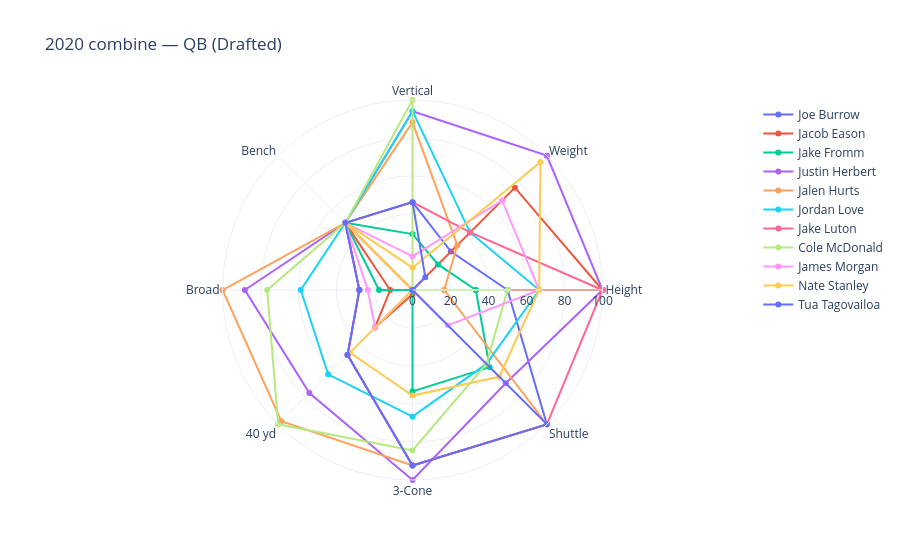
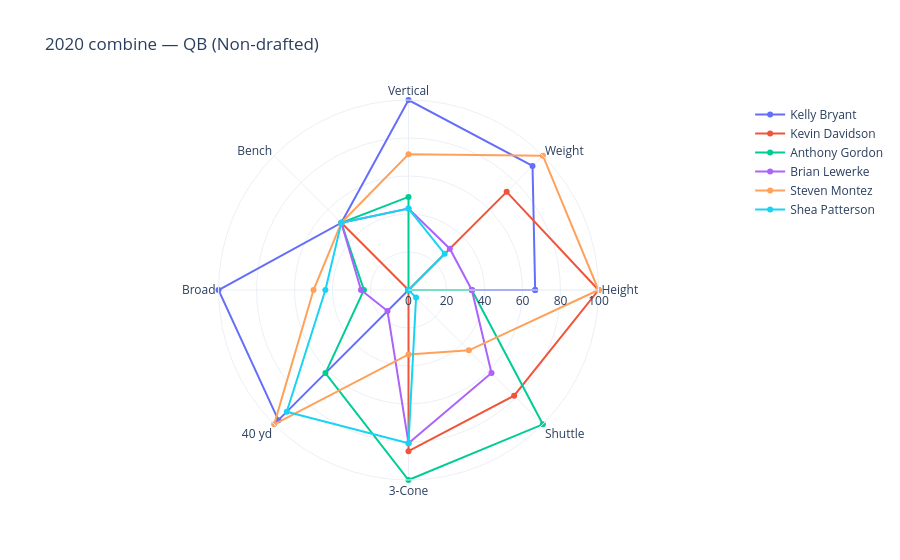
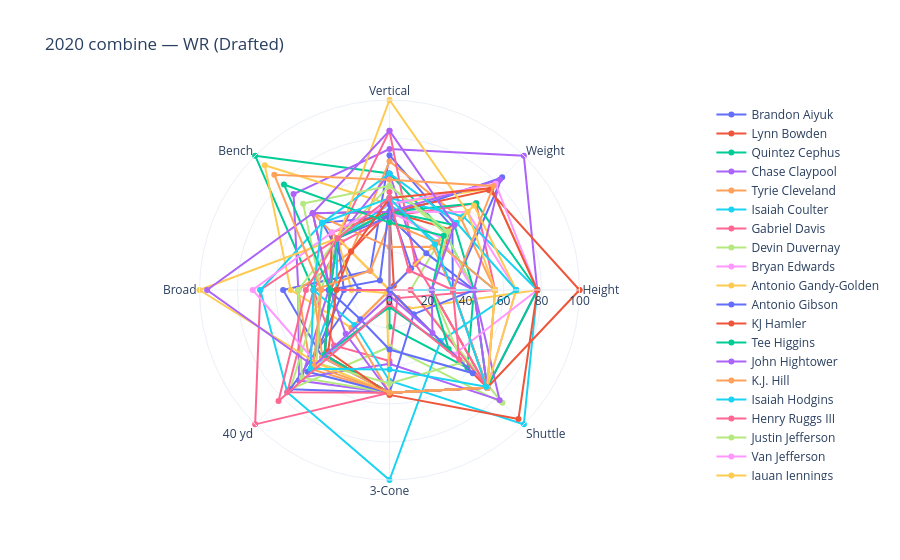
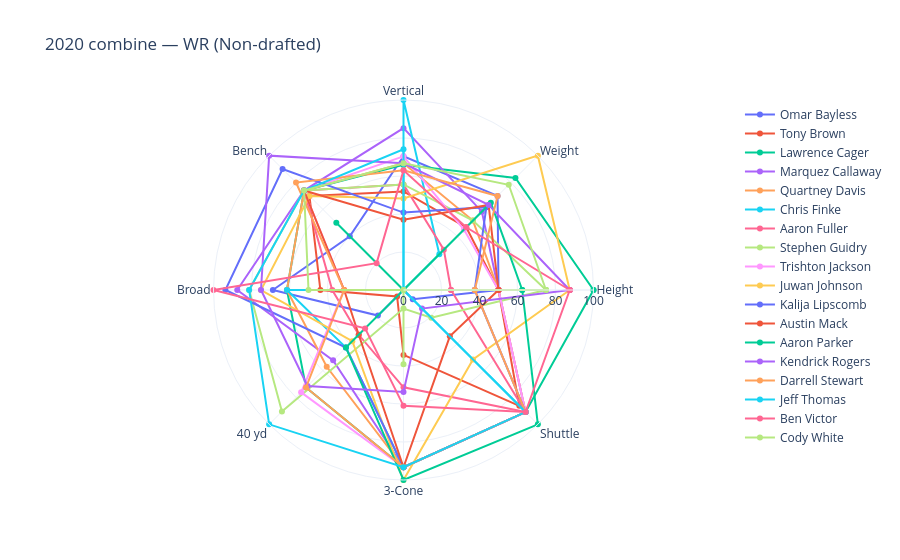

These figures' notebook cell, in order:
### Markdown cell above
## Spider charts: 2020 combine — Individual players by position

**6 radar charts total:** separate charts for **drafted** and **non-drafted** players. For each of the 3 positions (QB, WR, CB), one chart shows all **drafted** players (one line per player) and one chart shows all **non-drafted** players (one line per player). No overall score; metrics normalized 0–100 within each chart (higher = better).

### Code cell
# Spider charts: individual PLAYERS — separate charts for drafted and for non-drafted (2020 combine)
# 10 charts total: 5 positions × 2 (drafted | non-drafted). Each chart = one line per player at that position.

import plotly.graph_objects as go

SPIDER_POSITIONS = ["QB", "WR", "CB"]
METRICS_HIGHER_BETTER = ["Height_in", "Weight_lbs", "Vertical", "Bench", "Broad"]
METRICS_LOWER_BETTER = ["40yd", "ThreeCone", "Shuttle"]
SPIDER_METRICS = METRICS_HIGHER_BETTER + METRICS_LOWER_BETTER
THETA_LABELS = {"Height_in": "Height", "Weight_lbs": "Weight", "40yd": "40 yd", "ThreeCone": "3-Cone"}

def _normalize_players(players_df, metric_cols, higher_better_cols):
    """Normalize each column across players to 0–100; higher = better for higher_better_cols."""
    norm = players_df[metric_cols].copy()
    for c in metric_cols:
        s = norm[c].dropna()
        if s.empty or s.min() == s.max():
            norm[c] = 50.0
            continue
        lo, hi = s.min(), s.max()
        scaled = (norm[c] - lo) / (hi - lo) * 100
        if c not in higher_better_cols:
            scaled = 100 - scaled  # faster time -> higher score
        norm[c] = scaled.fillna(50)
    return norm

def plot_spider_players(df, position, drafted_flag, out_dir):
    """One radar chart: one line per player at this position, either all drafted or all non-drafted (2020)."""
    d = df[df["Year"] == 2020].copy()
    d["SpiderPos"] = d["Position"].replace({"DE": "EDGE", "EDGE": "EDGE"})
    d = d[(d["SpiderPos"] == position) & (d["Drafted"] == drafted_flag)]
    cols = [c for c in SPIDER_METRICS if c in d.columns]
    if d.empty or not cols:
        print(f"Skip {position} (drafted={drafted_flag}): no data")
        return
    # Normalize metrics across these players (0–100 per metric)
    norm = _normalize_players(d, cols, METRICS_HIGHER_BETTER)
    norm["Player"] = d["Player"].values
    metric_order = cols
    theta_labels = [THETA_LABELS.get(c, c.replace("_", " ")) for c in metric_order]

    fig = go.Figure()
    for _, row in norm.iterrows():
        name = row["Player"]
        r = [row[c] for c in metric_order]
        r = r + [r[0]]
        theta = theta_labels + [theta_labels[0]]
        fig.add_trace(go.Scatterpolar(r=r, theta=theta, name=name))
    label = "Drafted" if drafted_flag else "Non-drafted"
    fig.update_layout(
        title=f"2020 combine — {position} ({label})",
        polar=dict(radialaxis=dict(visible=True, range=[0, 100])),
        showlegend=True,
        template="plotly_white",
        legend=dict(orientation="v", yanchor="top", y=1, xanchor="left"),
    )
    fname = f"spider_2020_{position}_{'drafted' if drafted_flag else 'nondrafted'}_players.html"
    fig.write_html(str(out_dir / fname))
    fig.show()

# 6 charts: for each position (QB, WR, CB), one chart for drafted and one for non-drafted players (individuals)
for pos in SPIDER_POSITIONS:
    plot_spider_players(df, pos, drafted_flag=True, out_dir=OUTPUT_DIR)
    plot_spider_players(df, pos, drafted_flag=False, out_dir=OUTPUT_DIR)

### Figure 1 — Plotly figure (JSON) as saved in the notebook; plotly's stock layout.template omitted (floating-point values rounded to 4 significant figures)
{"data": [{"name": "Joe Burrow", "r": [50, 28.57, 46.24, 50, 27.95, 48.35, 92.38, 100, 50], "theta": ["Height", "Weight", "Vertical", "Bench", "Broad", "40 yd", "3-Cone", "Shuttle", "Height"], "type": "scatterpolar"}, {"name": "Jacob Eason", "r": [100, 76.19, 0, 50, 11.76, 27.91, 2.222, 0, 100], "theta": ["Height", "Weight", "Vertical", "Bench", "Broad", "40 yd", "3-Cone", "Shuttle", "Height"], "type": "scatterpolar"}, {"name": "Jake Fromm", "r": [33.33, 19.05, 29.41, 50, 17.65, 0, 53.33, 57.41, 33.33], "theta": ["Height", "Weight", "Vertical", "Bench", "Broad", "40 yd", "3-Cone", "Shuttle", "Height"], "type": "scatterpolar"}, {"name": "Justin Herbert", "r": [100, 100, 94.12, 50, 88.24, 76.74, 100, 69.37, 100], "theta": ["Height", "Weight", "Vertical", "Bench", "Broad", "40 yd", "3-Cone", "Shuttle", "Height"], "type": "scatterpolar"}, {"name": "Jalen Hurts", "r": [16.67, 33.33, 88.24, 50, 100, 97.67, 92.38, 100, 16.67], "theta": ["Height", "Weight", "Vertical", "Bench", "Broad", "40 yd", "3-Cone", "Shuttle", "Height"], "type": "scatterpolar"}, {"name": "Jordan Love", "r": [66.67, 42.86, 94.12, 50, 58.82, 62.79, 66.67, 55.02, 66.67], "theta": ["Height", "Weight", "Vertical", "Bench", "Broad", "40 yd", "3-Cone", "Shuttle", "Height"], "type": "scatterpolar"}, {"name": "Jake Luton", "r": [100, 42.86, 46.24, 50, 27.95, 48.35, 92.38, 100, 100], "theta": ["Height", "Weight", "Vertical", "Bench", "Broad", "40 yd", "3-Cone", "Shuttle", "Height"], "type": "scatterpolar"}, {"name": "Cole McDonald", "r": [50, 0, 100, 50, 76.47, 100, 84.44, 55.02, 50], "theta": ["Height", "Weight", "Vertical", "Bench", "Broad", "40 yd", "3-Cone", "Shuttle", "Height"], "type": "scatterpolar"}, {"name": "James Morgan", "r": [66.67, 66.67, 17.65, 50, 23.53, 27.91, 0, 26.31, 66.67], "theta": ["Height", "Weight", "Vertical", "Bench", "Broad", "40 yd", "3-Cone", "Shuttle", "Height"], "type": "scatterpolar"}, {"name": "Nate Stanley", "r": [66.67, 95.24, 11.76, 50, 0, 46.51, 55.56, 64.59, 66.67], "theta": ["Height", "Weight", "Vertical", "Bench", "Broad", "40 yd", "3-Cone", "Shuttle", "Height"], "type": "scatterpolar"}, {"name": "Tua Tagovailoa", "r": [0, 9.524, 46.24, 50, 27.95, 48.35, 92.38, 100, 0], "theta": ["Height", "Weight", "Vertical", "Bench", "Broad", "40 yd", "3-Cone", "Shuttle", "Height"], "type": "scatterpolar"}], "layout": {"legend": {"orientation": "v", "xanchor": "left", "y": 1, "yanchor": "top"}, "polar": {"radialaxis": {"range": [0, 100], "visible": true}}, "showlegend": true, "title": {"text": "2020 combine — QB (Drafted)"}}}

### Figure 2 — Plotly figure (JSON) as saved in the notebook; plotly's stock layout.template omitted (floating-point values rounded to 4 significant figures)
{"data": [{"name": "Kelly Bryant", "r": [66.67, 92.31, 100, 50, 100, 96.87, 0, 0, 66.67], "theta": ["Height", "Weight", "Vertical", "Bench", "Broad", "40 yd", "3-Cone", "Shuttle", "Height"], "type": "scatterpolar"}, {"name": "Kevin Davidson", "r": [100, 73.08, 0, 50, 0, 0, 84.85, 78.63, 100], "theta": ["Height", "Weight", "Vertical", "Bench", "Broad", "40 yd", "3-Cone", "Shuttle", "Height"], "type": "scatterpolar"}, {"name": "Anthony Gordon", "r": [33.33, 0, 49.01, 50, 23.45, 61.85, 100, 100, 33.33], "theta": ["Height", "Weight", "Vertical", "Bench", "Broad", "40 yd", "3-Cone", "Shuttle", "Height"], "type": "scatterpolar"}, {"name": "Brian Lewerke", "r": [33.33, 30.77, 42.86, 50, 25, 15.62, 80.61, 61.78, 33.33], "theta": ["Height", "Weight", "Vertical", "Bench", "Broad", "40 yd", "3-Cone", "Shuttle", "Height"], "type": "scatterpolar"}, {"name": "Steven Montez", "r": [100, 100, 71.43, 50, 50, 100, 33.94, 44.93, 100], "theta": ["Height", "Weight", "Vertical", "Bench", "Broad", "40 yd", "3-Cone", "Shuttle", "Height"], "type": "scatterpolar"}, {"name": "Shea Patterson", "r": [0, 26.92, 42.86, 50, 43.75, 90.62, 80.61, 5.617, 0], "theta": ["Height", "Weight", "Vertical", "Bench", "Broad", "40 yd", "3-Cone", "Shuttle", "Height"], "type": "scatterpolar"}], "layout": {"legend": {"orientation": "v", "xanchor": "left", "y": 1, "yanchor": "top"}, "polar": {"radialaxis": {"range": [0, 100], "visible": true}}, "showlegend": true, "title": {"text": "2020 combine — QB (Non-drafted)"}}}

### Figure 3 — Plotly figure (JSON) as saved in the notebook; plotly's stock layout.template omitted (floating-point values rounded to 4 significant figures)
{"data": [{"name": "Brandon Aiyuk", "r": [33.33, 46.77, 70.97, 14.29, 56.0, 50, 54.1, 72.69, 33.33], "theta": ["Height", "Weight", "Vertical", "Bench", "Broad", "40 yd", "3-Cone", "Shuttle", "Height"], "type": "scatterpolar"}, {"name": "Lynn Bowden", "r": [22.22, 45.16, 41.23, 28.57, 31.26, 48.34, 54.1, 72.69, 22.22], "theta": ["Height", "Weight", "Vertical", "Bench", "Broad", "40 yd", "3-Cone", "Shuttle", "Height"], "type": "scatterpolar"}, {"name": "Quintez Cephus", "r": [44.44, 41.94, 61.29, 100, 40, 0, 19.4, 58.0, 44.44], "theta": ["Height", "Weight", "Vertical", "Bench", "Broad", "40 yd", "3-Cone", "Shuttle", "Height"], "type": "scatterpolar"}, {"name": "Chase Claypool", "r": [77.78, 100, 74.19, 71.43, 48, 67.39, 54.1, 72.69, 77.78], "theta": ["Height", "Weight", "Vertical", "Bench", "Broad", "40 yd", "3-Cone", "Shuttle", "Height"], "type": "scatterpolar"}, {"name": "Tyrie Cleveland", "r": [55.56, 53.23, 67.74, 28.57, 48, 58.7, 54.1, 72.69, 55.56], "theta": ["Height", "Weight", "Vertical", "Bench", "Broad", "40 yd", "3-Cone", "Shuttle", "Height"], "type": "scatterpolar"}, {"name": "Isaiah Coulter", "r": [55.56, 35.48, 45.16, 38.59, 28.0, 60.87, 7.463, 0, 55.56], "theta": ["Height", "Weight", "Vertical", "Bench", "Broad", "40 yd", "3-Cone", "Shuttle", "Height"], "type": "scatterpolar"}, {"name": "Gabriel Davis", "r": [55.56, 64.52, 38.71, 35.71, 40, 41.3, 37.31, 6.0, 55.56], "theta": ["Height", "Weight", "Vertical", "Bench", "Broad", "40 yd", "3-Cone", "Shuttle", "Height"], "type": "scatterpolar"}, {"name": "Devin Duvernay", "r": [11.11, 38.71, 41.94, 38.59, 36, 73.91, 29.85, 84.0, 11.11], "theta": ["Height", "Weight", "Vertical", "Bench", "Broad", "40 yd", "3-Cone", "Shuttle", "Height"], "type": "scatterpolar"}, {"name": "Bryan Edwards", "r": [66.67, 58.06, 41.23, 38.59, 31.26, 48.34, 54.1, 72.69, 66.67], "theta": ["Height", "Weight", "Vertical", "Bench", "Broad", "40 yd", "3-Cone", "Shuttle", "Height"], "type": "scatterpolar"}, {"name": "Antonio Gandy-Golden", "r": [77.78, 75.81, 45.16, 92.86, 52, 28.26, 0, 14.0, 77.78], "theta": ["Height", "Weight", "Vertical", "Bench", "Broad", "40 yd", "3-Cone", "Shuttle", "Height"], "type": "scatterpolar"}, {"name": "Antonio Gibson", "r": [33.33, 83.87, 38.71, 50, 16, 73.91, 54.1, 72.69, 33.33], "theta": ["Height", "Weight", "Vertical", "Bench", "Broad", "40 yd", "3-Cone", "Shuttle", "Height"], "type": "scatterpolar"}, {"name": "KJ Hamler", "r": [0, 3.226, 41.23, 42.86, 31.26, 48.34, 54.1, 72.69, 0], "theta": ["Height", "Weight", "Vertical", "Bench", "Broad", "40 yd", "3-Cone", "Shuttle", "Height"], "type": "scatterpolar"}, {"name": "Tee Higgins", "r": [77.78, 64.52, 41.23, 38.59, 31.26, 48.34, 54.1, 72.69, 77.78], "theta": ["Height", "Weight", "Vertical", "Bench", "Broad", "40 yd", "3-Cone", "Shuttle", "Height"], "type": "scatterpolar"}, {"name": "John Hightower", "r": [44.44, 20.97, 61.29, 38.59, 32, 65.22, 38.81, 82.0, 44.44], "theta": ["Height", "Weight", "Vertical", "Bench", "Broad", "40 yd", "3-Cone", "Shuttle", "Height"], "type": "scatterpolar"}, {"name": "K.J. Hill", "r": [33.33, 32.26, 22.58, 57.14, 0, 28.26, 54.1, 72.69, 33.33], "theta": ["Height", "Weight", "Vertical", "Bench", "Broad", "40 yd", "3-Cone", "Shuttle", "Height"], "type": "scatterpolar"}, {"name": "Isaiah Hodgins", "r": [77.78, 54.84, 48.39, 0, 40, 26.09, 47.76, 100, 77.78], "theta": ["Height", "Weight", "Vertical", "Bench", "Broad", "40 yd", "3-Cone", "Shuttle", "Height"], "type": "scatterpolar"}, {"name": "Henry Ruggs III", "r": [22.22, 19.35, 83.87, 38.59, 68, 100, 54.1, 72.69, 22.22], "theta": ["Height", "Weight", "Vertical", "Bench", "Broad", "40 yd", "3-Cone", "Shuttle", "Height"], "type": "scatterpolar"}, {"name": "Justin Jefferson", "r": [44.44, 41.94, 54.84, 38.59, 48, 65.22, 54.1, 72.69, 44.44], "theta": ["Height", "Weight", "Vertical", "Bench", "Broad", "40 yd", "3-Cone", "Shuttle", "Height"], "type": "scatterpolar"}, {"name": "Van Jefferson", "r": [44.44, 38.71, 41.23, 38.59, 31.26, 48.34, 54.1, 72.69, 44.44], "theta": ["Height", "Weight", "Vertical", "Bench", "Broad", "40 yd", "3-Cone", "Shuttle", "Height"], "type": "scatterpolar"}, {"name": "Jauan Jennings", "r": [66.67, 62.9, 0, 38.59, 20, 2.174, 54.1, 72.69, 66.67], "theta": ["Height", "Weight", "Vertical", "Bench", "Broad", "40 yd", "3-Cone", "Shuttle", "Height"], "type": "scatterpolar"}, {"name": "Jerry Jeudy", "r": [44.44, 27.42, 38.71, 38.59, 24, 60.87, 54.1, 18.0, 44.44], "theta": ["Height", "Weight", "Vertical", "Bench", "Broad", "40 yd", "3-Cone", "Shuttle", "Height"], "type": "scatterpolar"}, {"name": "Collin Johnson", "r": [100, 74.19, 41.23, 57.14, 31.26, 48.34, 54.1, 72.69, 100], "theta": ["Height", "Weight", "Vertical", "Bench", "Broad", "40 yd", "3-Cone", "Shuttle", "Height"], "type": "scatterpolar"}, {"name": "Tyler Johnson", "r": [44.44, 48.39, 41.23, 38.59, 31.26, 48.34, 54.1, 72.69, 44.44], "theta": ["Height", "Weight", "Vertical", "Bench", "Broad", "40 yd", "3-Cone", "Shuttle", "Height"], "type": "scatterpolar"}, {"name": "Laviska Shenault Jr.", "r": [44.44, 82.26, 41.23, 57.14, 31.26, 32.61, 54.1, 72.69, 44.44], "theta": ["Height", "Weight", "Vertical", "Bench", "Broad", "40 yd", "3-Cone", "Shuttle", "Height"], "type": "scatterpolar"}, {"name": "CeeDee Lamb", "r": [55.56, 35.48, 35.48, 14.29, 40, 50, 54.1, 72.69, 55.56], "theta": ["Height", "Weight", "Vertical", "Bench", "Broad", "40 yd", "3-Cone", "Shuttle", "Height"], "type": "scatterpolar"}, {"name": "Denzel Mims", "r": [66.67, 50, 61.29, 50, 68, 76.09, 100, 38.0, 66.67], "theta": ["Height", "Weight", "Vertical", "Bench", "Broad", "40 yd", "3-Cone", "Shuttle", "Height"], "type": "scatterpolar"}, {"name": "Darnell Mooney", "r": [11.11, 0, 51.61, 0, 40, 76.09, 54.1, 72.69, 11.11], "theta": ["Height", "Weight", "Vertical", "Bench", "Broad", "40 yd", "3-Cone", "Shuttle", "Height"], "type": "scatterpolar"}, {"name": "K.J. Osborn", "r": [22.22, 43.55, 54.84, 64.29, 36, 54.35, 49.25, 54.0, 22.22], "theta": ["Height", "Weight", "Vertical", "Bench", "Broad", "40 yd", "3-Cone", "Shuttle", "Height"], "type": "scatterpolar"}, {"name": "Dezmon Patmon", "r": [77.78, 79.03, 45.16, 42.86, 72, 54.35, 7.463, 48.0, 77.78], "theta": ["Height", "Weight", "Vertical", "Bench", "Broad", "40 yd", "3-Cone", "Shuttle", "Height"], "type": "scatterpolar"}, {"name": "Donovan Peoples-Jones", "r": [55.56, 58.06, 100, 38.59, 100, 54.35, 54.1, 72.69, 55.56], "theta": ["Height", "Weight", "Vertical", "Bench", "Broad", "40 yd", "3-Cone", "Shuttle", "Height"], "type": "scatterpolar"}, {"name": "Malcolm Perry", "r": [0, 16.13, 45.16, 7.143, 32, 21.74, 31.34, 62.0, 0], "theta": ["Height", "Weight", "Vertical", "Bench", "Broad", "40 yd", "3-Cone", "Shuttle", "Height"], "type": "scatterpolar"}, {"name": "Michael Pittman", "r": [77.78, 75.81, 48.39, 28.57, 28.0, 45.65, 55.22, 96.0, 77.78], "theta": ["Height", "Weight", "Vertical", "Bench", "Broad", "40 yd", "3-Cone", "Shuttle", "Height"], "type": "scatterpolar"}, {"name": "James Proche", "r": [22.22, 40.32, 35.48, 78.57, 31.26, 48.34, 8.955, 44.0, 22.22], "theta": ["Height", "Weight", "Vertical", "Bench", "Broad", "40 yd", "3-Cone", "Shuttle", "Height"], "type": "scatterpolar"}, {"name": "Jalen Reagor", "r": [22.22, 48.39, 83.87, 57.14, 96, 56.52, 2.985, 32.0, 22.22], "theta": ["Height", "Weight", "Vertical", "Bench", "Broad", "40 yd", "3-Cone", "Shuttle", "Height"], "type": "scatterpolar"}, {"name": "Joe Reed", "r": [33.33, 77.42, 58.06, 85.71, 36, 56.52, 54.1, 72.69, 33.33], "theta": ["Height", "Weight", "Vertical", "Bench", "Broad", "40 yd", "3-Cone", "Shuttle", "Height"], "type": "scatterpolar"}, {"name": "Freddie Swain", "r": [33.33, 33.87, 48.39, 50, 40, 58.7, 41.79, 72.0, 33.33], "theta": ["Height", "Weight", "Vertical", "Bench", "Broad", "40 yd", "3-Cone", "Shuttle", "Height"], "type": "scatterpolar"}, {"name": "Quez Watkins", "r": [33.33, 14.52, 48.39, 38.59, 44, 82.61, 7.463, 52.0, 33.33], "theta": ["Height", "Weight", "Vertical", "Bench", "Broad", "40 yd", "3-Cone", "Shuttle", "Height"], "type": "scatterpolar"}], "layout": {"legend": {"orientation": "v", "xanchor": "left", "y": 1, "yanchor": "top"}, "polar": {"radialaxis": {"range": [0, 100], "visible": true}}, "showlegend": true, "title": {"text": "2020 combine — WR (Drafted)"}}}

### Figure 4 — Plotly figure (JSON) as saved in the notebook; plotly's stock layout.template omitted (floating-point values rounded to 4 significant figures)
{"data": [{"name": "Omar Bayless", "r": [50, 70, 70.37, 40, 68.75, 19.05, 0, 6.897, 50], "theta": ["Height", "Weight", "Vertical", "Bench", "Broad", "40 yd", "3-Cone", "Shuttle", "Height"], "type": "scatterpolar"}, {"name": "Tony Brown", "r": [50, 46.67, 51.85, 70, 43.75, 4.762, 34.15, 86.21, 50], "theta": ["Height", "Weight", "Vertical", "Bench", "Broad", "40 yd", "3-Cone", "Shuttle", "Height"], "type": "scatterpolar"}, {"name": "Lawrence Cager", "r": [100, 83.33, 65.85, 74.03, 61.35, 72.56, 93.29, 90.84, 100], "theta": ["Height", "Weight", "Vertical", "Bench", "Broad", "40 yd", "3-Cone", "Shuttle", "Height"], "type": "scatterpolar"}, {"name": "Marquez Callaway", "r": [50, 58.33, 85.19, 74.03, 87.5, 52.38, 93.29, 90.84, 50], "theta": ["Height", "Weight", "Vertical", "Bench", "Broad", "40 yd", "3-Cone", "Shuttle", "Height"], "type": "scatterpolar"}, {"name": "Quartney Davis", "r": [50, 51.67, 66.67, 74.03, 61.35, 57.14, 93.29, 90.84, 50], "theta": ["Height", "Weight", "Vertical", "Bench", "Broad", "40 yd", "3-Cone", "Shuttle", "Height"], "type": "scatterpolar"}, {"name": "Chris Finke", "r": [0, 26.67, 100, 0, 61.35, 42.86, 93.29, 90.84, 0], "theta": ["Height", "Weight", "Vertical", "Bench", "Broad", "40 yd", "3-Cone", "Shuttle", "Height"], "type": "scatterpolar"}, {"name": "Aaron Fuller", "r": [25, 30, 55.56, 74.03, 37.5, 33.33, 51.22, 90.84, 25], "theta": ["Height", "Weight", "Vertical", "Bench", "Broad", "40 yd", "3-Cone", "Shuttle", "Height"], "type": "scatterpolar"}, {"name": "Stephen Guidry", "r": [75, 51.67, 55.56, 74.03, 81.25, 90.48, 9.756, 20.69, 75], "theta": ["Height", "Weight", "Vertical", "Bench", "Broad", "40 yd", "3-Cone", "Shuttle", "Height"], "type": "scatterpolar"}, {"name": "Trishton Jackson", "r": [50, 45, 70.37, 74.03, 31.25, 76.19, 93.29, 90.84, 50], "theta": ["Height", "Weight", "Vertical", "Bench", "Broad", "40 yd", "3-Cone", "Shuttle", "Height"], "type": "scatterpolar"}, {"name": "Juwan Johnson", "r": [87.5, 100, 48.15, 70, 75, 38.1, 100, 51.72, 87.5], "theta": ["Height", "Weight", "Vertical", "Bench", "Broad", "40 yd", "3-Cone", "Shuttle", "Height"], "type": "scatterpolar"}, {"name": "Kalija Lipscomb", "r": [37.5, 61.67, 40.74, 90, 93.75, 42.86, 93.29, 90.84, 37.5], "theta": ["Height", "Weight", "Vertical", "Bench", "Broad", "40 yd", "3-Cone", "Shuttle", "Height"], "type": "scatterpolar"}, {"name": "Austin Mack", "r": [50, 63.33, 37.04, 74.03, 31.25, 33.33, 93.29, 34.48, 50], "theta": ["Height", "Weight", "Vertical", "Bench", "Broad", "40 yd", "3-Cone", "Shuttle", "Height"], "type": "scatterpolar"}, {"name": "Aaron Parker", "r": [62.5, 65, 0, 50, 0, 42.86, 100, 100, 62.5], "theta": ["Height", "Weight", "Vertical", "Bench", "Broad", "40 yd", "3-Cone", "Shuttle", "Height"], "type": "scatterpolar"}, {"name": "Kendrick Rogers", "r": [87.5, 63.33, 66.67, 100, 75, 71.43, 53.66, 13.79, 87.5], "theta": ["Height", "Weight", "Vertical", "Bench", "Broad", "40 yd", "3-Cone", "Shuttle", "Height"], "type": "scatterpolar"}, {"name": "Darrell Stewart", "r": [37.5, 70, 62.96, 80, 31.25, 72.56, 93.29, 90.84, 37.5], "theta": ["Height", "Weight", "Vertical", "Bench", "Broad", "40 yd", "3-Cone", "Shuttle", "Height"], "type": "scatterpolar"}, {"name": "Jeff Thomas", "r": [0, 0, 74.07, 74.03, 81.25, 100, 93.29, 90.84, 0], "theta": ["Height", "Weight", "Vertical", "Bench", "Broad", "40 yd", "3-Cone", "Shuttle", "Height"], "type": "scatterpolar"}, {"name": "Ben Victor", "r": [87.5, 46.67, 62.96, 20, 100, 28.57, 60.98, 90.84, 87.5], "theta": ["Height", "Weight", "Vertical", "Bench", "Broad", "40 yd", "3-Cone", "Shuttle", "Height"], "type": "scatterpolar"}, {"name": "Cody White", "r": [75, 78.33, 66.67, 74.03, 50, 0, 39.02, 0, 75], "theta": ["Height", "Weight", "Vertical", "Bench", "Broad", "40 yd", "3-Cone", "Shuttle", "Height"], "type": "scatterpolar"}], "layout": {"legend": {"orientation": "v", "xanchor": "left", "y": 1, "yanchor": "top"}, "polar": {"radialaxis": {"range": [0, 100], "visible": true}}, "showlegend": true, "title": {"text": "2020 combine — WR (Non-drafted)"}}}
